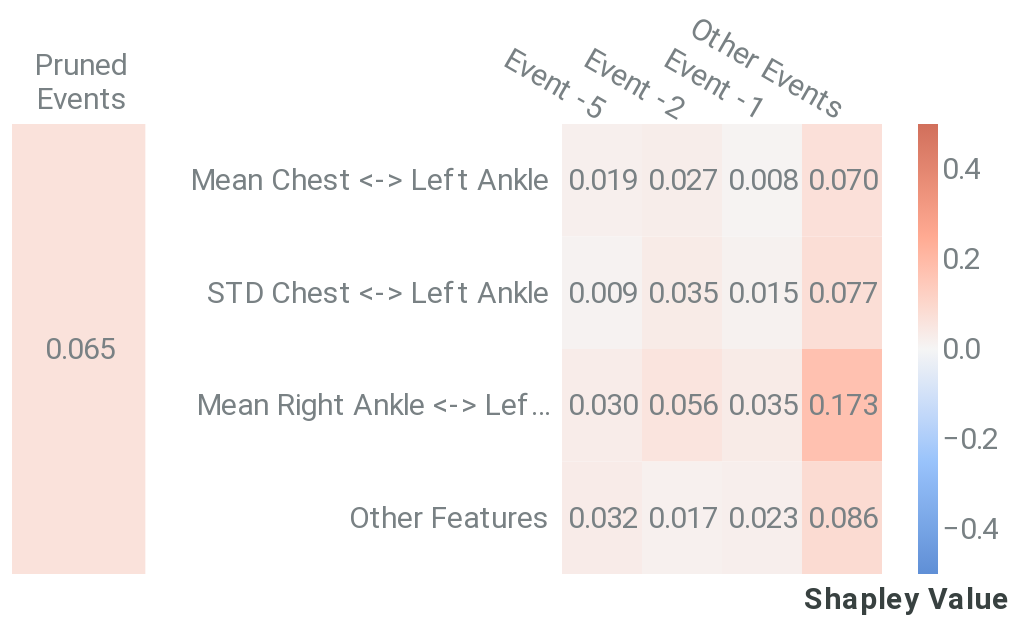

Source (notebook cell):
### Markdown cell above
##### Cell-level explanation

### Code cell
cell_dict = {'rs': 42, 'nsamples': 32000, 'top_x_events': 3, 'top_x_feats': 3}
cell_data = local_cell_level(f_hs, pos_x_data, cell_dict, event_data, feature_data, positive_sequence_id, sequence_id_feat, average_event, pruning_idx)
feat_names = list(feature_data['Feature'].values)[:-1] # exclude pruned events
cell_plot = plot_cell_level(cell_data, feat_names, feature_dict.get('plot_features'))
cell_plot

### Figure 1 — Vega-Lite specification as saved in the notebook (floating-point values rounded to 4 significant figures)
{"config": {"axis": {"domain": true, "domainColor": "#798184", "grid": false, "gridColor": "#798184", "gridOpacity": 0.5, "gridDash": [3, 5], "gridWidth": 0.8, "gridCap": "round", "labelPadding": 3, "labelFont": "Roboto", "labelColor": "#798184", "tickSize": 5, "tickColor": "#798184", "tickOpacity": 0.5, "titleColor": "#384140", "titleFont": "Roboto", "titleFontSize": 12}, "axisBand": {"domain": true, "ticks": false, "labelPadding": 7}, "axisY": {"domain": false, "titleAlign": "left", "titleAngle": 0, "titleX": -20, "titleY": -10}, "legend": {"labelColor": "#798184", "labelFontSize": 12, "symbolSize": 40, "titleColor": "#384140", "titleFontSize": 12, "titlePadding": 10, "titleFont": "Roboto", "labelFont": "Roboto"}, "line": {"stroke": "#618FE0", "strokeWidth": 2}, "rule": {"stroke": "#798184"}, "path": {"stroke": "#618FE0", "strokeWidth": 0.5}, "rect": {"fill": "#618FE0"}, "point": {"filled": true, "shape": "circle"}, "shape": {"stroke": "#618FE0"}, "bar": {"fill": "#618FE0", "stroke": null}, "text": {"font": "Roboto", "color": "#384140", "fontSize": 12}, "arc": {"stroke": "#fff", "strokeWidth": 1}, "range": {"category": ["#618FE0", "#50D0B0", "#E17560", "#E8B474", "#D889C4", "#34A3BC", "#A583A4"], "ramp": ["#001854", "#002f72", "#04478e", "#1e5fab", "#4477c5", "#6290e1", "#7ea9fd", "#9ec7ff", "#bde4ff"], "heatmap": ["#001854", "#002f72", "#04478e", "#1e5fab", "#4477c5", "#6290e1", "#7ea9fd", "#9ec7ff", "#bde4ff"], "diverging": ["#003b26", "#006b52", "#1aa082", "#55d5b5", "#f5f5f5", "#ffaa92", "#d16f5b", "#9e392c", "#650200"]}, "title": {"anchor": "start", "fontSize": 20, "color": "#384140", "fontWeight": "bold", "offset": 20, "font": "Roboto", "subtitleColor": "#384140", "subtitleFontSize": 16}, "header": {"labelFontSize": 12, "titleFontSize": 16, "labelColor": "#384140", "titleColor": "#384140", "titleFont": "Roboto", "labelFont": "Roboto"}, "group": {"fill": "white"}, "background": "white", "view": {"stroke": "transparent", "continuousHeight": 300, "continuousWidth": 400}}, "hconcat": [{"layer": [{"mark": "rect", "encoding": {"color": {"type": "quantitative", "field": "rounded", "legend": null, "scale": {"domain": [-0.5, 0.5], "range": ["#5f8fd6", "#99c3fb", "#f5f5f5", "#ffaa92", "#d16f5b"]}, "title": null}, "x": {"type": "nominal", "axis": {"titleFontSize": 15}, "field": "Event"}, "y": {"type": "nominal", "axis": {"domain": false, "labels": false, "title": null}, "field": "Feature"}}}, {"mark": {"type": "text", "align": "right", "baseline": "middle", "color": "#798184", "dx": 18, "fontSize": 15}, "encoding": {"text": {"type": "nominal", "field": "rounded_str"}, "x": {"type": "nominal", "axis": {"domain": false, "labelAngle": 0, "labelFontSize": 15, "labelOffset": 24, "labelPadding": 30, "orient": "top", "title": null}, "field": "Event"}, "y": {"type": "nominal", "axis": {"domain": false, "labels": false, "title": null}, "field": "Feature"}}}], "data": {"name": "data-8e3733bc9df6e27d0ea67a5b171d5895"}, "height": 225, "width": 66.67}, {"layer": [{"mark": "rect", "encoding": {"color": {"type": "quantitative", "field": "rounded", "legend": {"gradientLength": 225, "gradientThickness": 10, "labelFontSize": 15, "orient": "right"}, "scale": {"domain": [-0.5, 0.5], "range": ["#5f8fd6", "#99c3fb", "#f5f5f5", "#ffaa92", "#d16f5b"]}, "title": null}, "x": {"type": "nominal", "axis": {"titleFontSize": 15}, "field": "Event", "sort": ["Event -5", "Event -2", "Event -1"]}, "y": {"type": "nominal", "axis": {"domain": false, "labelFontSize": 15, "title": null}, "field": "Feature", "sort": ["Mean Chest <-> Left Ankle", "STD Chest <-> Left Ankle", "Mean Right Ankle <-> Left Ankle"]}}}, {"mark": {"type": "text", "align": "right", "baseline": "middle", "color": "#798184", "dx": 18, "fontSize": 15}, "encoding": {"text": {"type": "nominal", "field": "rounded_str"}, "x": {"type": "nominal", "axis": {"domain": false, "labelAngle": 30, "labelFontSize": 15, "orient": "top", "title": "Shapley Value", "titleX": 172, "titleY": 245}, "field": "Event", "sort": ["Event -5", "Event -2", "Event -1"]}, "y": {"type": "nominal", "axis": {"domain": false, "labelFontSize": 15, "title": null}, "field": "Feature", "sort": ["Mean Chest <-> Left Ankle", "STD Chest <-> Left Ankle", "Mean Right Ankle <-> Left Ankle"]}}}], "data": {"name": "data-0f95d7f057eed0c2c3fefb8ae6071a88"}, "height": 225, "width": 160}], "resolve": {"scale": {"color": "independent"}}, "$schema": "https://vega.github.io/schema/vega-lite/v4.8.1.json", "datasets": {"data-8e3733bc9df6e27d0ea67a5b171d5895": [{"Event": ["Pruned", "Events"], "Feature": "Other features", "rounded": 0.065, "rounded_str": "0.065"}], "data-0f95d7f057eed0c2c3fefb8ae6071a88": [{"Event": "Other Events", "Feature": "Mean Right Ankle <-> Left Ankle", "Shapley Value": 0.1733, "rounded": 0.173, "rounded_str": "0.173"}, {"Event": "Other Events", "Feature": "Other Features", "Shapley Value": 0.0861, "rounded": 0.086, "rounded_str": "0.086"}, {"Event": "Other Events", "Feature": "STD Chest <-> Left Ankle", "Shapley Value": 0.0773, "rounded": 0.077, "rounded_str": "0.077"}, {"Event": "Other Events", "Feature": "Mean Chest <-> Left Ankle", "Shapley Value": 0.07041, "rounded": 0.07, "rounded_str": "0.070"}, {"Event": "Event -2", "Feature": "Mean Right Ankle <-> Left Ankle", "Shapley Value": 0.0564, "rounded": 0.056, "rounded_str": "0.056"}, {"Event": "Event -1", "Feature": "Mean Right Ankle <-> Left Ankle", "Shapley Value": 0.035, "rounded": 0.035, "rounded_str": "0.035"}, {"Event": "Event -2", "Feature": "STD Chest <-> Left Ankle", "Shapley Value": 0.03465, "rounded": 0.035, "rounded_str": "0.035"}, {"Event": "Event -5", "Feature": "Other Features", "Shapley Value": 0.03175, "rounded": 0.032, "rounded_str": "0.032"}, {"Event": "Event -5", "Feature": "Mean Right Ankle <-> Left Ankle", "Shapley Value": 0.03022, "rounded": 0.03, "rounded_str": "0.030"}, {"Event": "Event -2", "Feature": "Mean Chest <-> Left Ankle", "Shapley Value": 0.02671, "rounded": 0.027, "rounded_str": "0.027"}, {"Event": "Event -1", "Feature": "Other Features", "Shapley Value": 0.02281, "rounded": 0.023, "rounded_str": "0.023"}, {"Event": "Event -5", "Feature": "Mean Chest <-> Left Ankle", "Shapley Value": 0.01927, "rounded": 0.019, "rounded_str": "0.019"}, {"Event": "Event -2", "Feature": "Other Features", "Shapley Value": 0.01729, "rounded": 0.017, "rounded_str": "0.017"}, {"Event": "Event -1", "Feature": "STD Chest <-> Left Ankle", "Shapley Value": 0.01535, "rounded": 0.015, "rounded_str": "0.015"}, {"Event": "Event -5", "Feature": "STD Chest <-> Left Ankle", "Shapley Value": 0.008942, "rounded": 0.009, "rounded_str": "0.009"}, {"Event": "Event -1", "Feature": "Mean Chest <-> Left Ankle", "Shapley Value": 0.008455, "rounded": 0.008, "rounded_str": "0.008"}]}}
